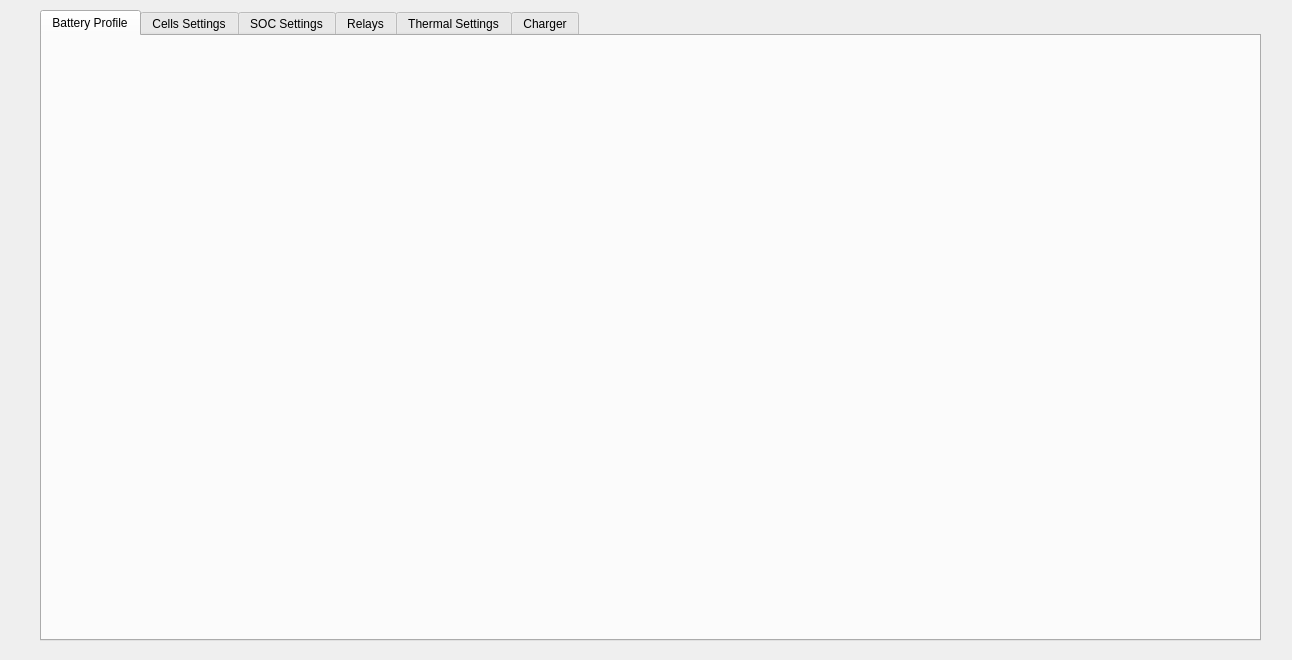
<?xml version="1.0" encoding="UTF-8"?>
<ui version="4.0">
 <class>Configure</class>
 <widget class="QWidget" name="Configure">
  <property name="geometry">
   <rect>
    <x>0</x>
    <y>0</y>
    <width>1292</width>
    <height>660</height>
   </rect>
  </property>
  <property name="windowTitle">
   <string>Form</string>
  </property>
  <widget class="QTabWidget" name="MaximumVoltageChargingSet">
   <property name="geometry">
    <rect>
     <x>40</x>
     <y>10</y>
     <width>1221</width>
     <height>631</height>
    </rect>
   </property>
   <property name="layoutDirection">
    <enum>Qt::LeftToRight</enum>
   </property>
   <property name="currentIndex">
    <number>0</number>
   </property>
   <property name="usesScrollButtons">
    <bool>true</bool>
   </property>
   <property name="documentMode">
    <bool>false</bool>
   </property>
   <property name="tabsClosable">
    <bool>false</bool>
   </property>
   <property name="movable">
    <bool>true</bool>
   </property>
   <widget class="QWidget" name="tab_2">
    <attribute name="title">
     <string>Battery Profile</string>
    </attribute>
   </widget>
   <widget class="QWidget" name="tab">
    <attribute name="title">
     <string>Cells Settings</string>
    </attribute>
    <widget class="QDoubleSpinBox" name="MaximumVoltageSet">
     <property name="geometry">
      <rect>
       <x>350</x>
       <y>140</y>
       <width>151</width>
       <height>61</height>
      </rect>
     </property>
     <property name="font">
      <font>
       <pointsize>20</pointsize>
      </font>
     </property>
     <property name="specialValueText">
      <string/>
     </property>
     <property name="maximum">
      <double>15.000000000000000</double>
     </property>
    </widget>
    <widget class="QDoubleSpinBox" name="MinimumVoltageSet">
     <property name="geometry">
      <rect>
       <x>350</x>
       <y>250</y>
       <width>151</width>
       <height>61</height>
      </rect>
     </property>
     <property name="font">
      <font>
       <pointsize>20</pointsize>
      </font>
     </property>
    </widget>
    <widget class="QDoubleSpinBox" name="doubleSpinBox_8">
     <property name="geometry">
      <rect>
       <x>350</x>
       <y>360</y>
       <width>151</width>
       <height>61</height>
      </rect>
     </property>
     <property name="font">
      <font>
       <pointsize>20</pointsize>
      </font>
     </property>
    </widget>
    <widget class="QDoubleSpinBox" name="doubleSpinBox_10">
     <property name="geometry">
      <rect>
       <x>960</x>
       <y>360</y>
       <width>151</width>
       <height>61</height>
      </rect>
     </property>
     <property name="font">
      <font>
       <pointsize>20</pointsize>
      </font>
     </property>
    </widget>
    <widget class="QDoubleSpinBox" name="StartBalOver">
     <property name="geometry">
      <rect>
       <x>960</x>
       <y>140</y>
       <width>151</width>
       <height>61</height>
      </rect>
     </property>
     <property name="font">
      <font>
       <pointsize>20</pointsize>
      </font>
     </property>
    </widget>
    <widget class="QDoubleSpinBox" name="MinimumVoltageSet_2">
     <property name="geometry">
      <rect>
       <x>960</x>
       <y>250</y>
       <width>151</width>
       <height>61</height>
      </rect>
     </property>
     <property name="font">
      <font>
       <pointsize>20</pointsize>
      </font>
     </property>
    </widget>
    <widget class="QLabel" name="label">
     <property name="geometry">
      <rect>
       <x>30</x>
       <y>130</y>
       <width>321</width>
       <height>71</height>
      </rect>
     </property>
     <property name="font">
      <font>
       <pointsize>18</pointsize>
      </font>
     </property>
     <property name="text">
      <string>Maximum Voltage</string>
     </property>
    </widget>
    <widget class="QLabel" name="label_2">
     <property name="geometry">
      <rect>
       <x>30</x>
       <y>240</y>
       <width>321</width>
       <height>71</height>
      </rect>
     </property>
     <property name="font">
      <font>
       <pointsize>18</pointsize>
      </font>
     </property>
     <property name="text">
      <string>Minimium Voltage</string>
     </property>
    </widget>
    <widget class="QLabel" name="label_3">
     <property name="geometry">
      <rect>
       <x>30</x>
       <y>350</y>
       <width>321</width>
       <height>71</height>
      </rect>
     </property>
     <property name="font">
      <font>
       <pointsize>18</pointsize>
      </font>
     </property>
     <property name="text">
      <string>Max Voltage in Charge</string>
     </property>
    </widget>
    <widget class="QLabel" name="label_4">
     <property name="geometry">
      <rect>
       <x>600</x>
       <y>240</y>
       <width>361</width>
       <height>71</height>
      </rect>
     </property>
     <property name="font">
      <font>
       <pointsize>14</pointsize>
      </font>
     </property>
     <property name="text">
      <string>Stop Balancing when are within</string>
     </property>
    </widget>
    <widget class="QLabel" name="label_5">
     <property name="geometry">
      <rect>
       <x>600</x>
       <y>350</y>
       <width>361</width>
       <height>71</height>
      </rect>
     </property>
     <property name="font">
      <font>
       <pointsize>18</pointsize>
      </font>
     </property>
     <property name="text">
      <string>Never Balancing Below</string>
     </property>
    </widget>
    <widget class="QLabel" name="label_6">
     <property name="geometry">
      <rect>
       <x>600</x>
       <y>130</y>
       <width>361</width>
       <height>71</height>
      </rect>
     </property>
     <property name="font">
      <font>
       <pointsize>18</pointsize>
      </font>
     </property>
     <property name="text">
      <string>Start Balancing Over</string>
     </property>
    </widget>
    <widget class="QLabel" name="label_7">
     <property name="geometry">
      <rect>
       <x>520</x>
       <y>140</y>
       <width>51</width>
       <height>41</height>
      </rect>
     </property>
     <property name="font">
      <font>
       <pointsize>20</pointsize>
      </font>
     </property>
     <property name="text">
      <string>[V]</string>
     </property>
    </widget>
    <widget class="QLabel" name="label_8">
     <property name="geometry">
      <rect>
       <x>520</x>
       <y>260</y>
       <width>51</width>
       <height>41</height>
      </rect>
     </property>
     <property name="font">
      <font>
       <pointsize>20</pointsize>
      </font>
     </property>
     <property name="text">
      <string>[V]</string>
     </property>
    </widget>
    <widget class="QLabel" name="label_9">
     <property name="geometry">
      <rect>
       <x>520</x>
       <y>370</y>
       <width>51</width>
       <height>41</height>
      </rect>
     </property>
     <property name="font">
      <font>
       <pointsize>20</pointsize>
      </font>
     </property>
     <property name="text">
      <string>[V]</string>
     </property>
    </widget>
    <widget class="QLabel" name="label_10">
     <property name="geometry">
      <rect>
       <x>1130</x>
       <y>160</y>
       <width>51</width>
       <height>41</height>
      </rect>
     </property>
     <property name="font">
      <font>
       <pointsize>20</pointsize>
      </font>
     </property>
     <property name="text">
      <string>[V]</string>
     </property>
    </widget>
    <widget class="QLabel" name="label_11">
     <property name="geometry">
      <rect>
       <x>1130</x>
       <y>270</y>
       <width>51</width>
       <height>41</height>
      </rect>
     </property>
     <property name="font">
      <font>
       <pointsize>20</pointsize>
      </font>
     </property>
     <property name="text">
      <string>[V]</string>
     </property>
    </widget>
    <widget class="QLabel" name="label_12">
     <property name="geometry">
      <rect>
       <x>1130</x>
       <y>380</y>
       <width>51</width>
       <height>41</height>
      </rect>
     </property>
     <property name="font">
      <font>
       <pointsize>20</pointsize>
      </font>
     </property>
     <property name="text">
      <string>[V]</string>
     </property>
    </widget>
   </widget>
   <widget class="QWidget" name="tab_6">
    <attribute name="title">
     <string>SOC Settings</string>
    </attribute>
   </widget>
   <widget class="QWidget" name="tab_4">
    <attribute name="title">
     <string>Relays</string>
    </attribute>
   </widget>
   <widget class="QWidget" name="tab_3">
    <attribute name="title">
     <string>Thermal Settings</string>
    </attribute>
    <widget class="QDoubleSpinBox" name="MinimumVoltageSet_3">
     <property name="geometry">
      <rect>
       <x>350</x>
       <y>270</y>
       <width>151</width>
       <height>61</height>
      </rect>
     </property>
     <property name="font">
      <font>
       <pointsize>20</pointsize>
      </font>
     </property>
    </widget>
    <widget class="QLabel" name="label_13">
     <property name="geometry">
      <rect>
       <x>1130</x>
       <y>400</y>
       <width>51</width>
       <height>41</height>
      </rect>
     </property>
     <property name="font">
      <font>
       <pointsize>20</pointsize>
      </font>
     </property>
     <property name="text">
      <string>[V]</string>
     </property>
    </widget>
    <widget class="QLabel" name="label_14">
     <property name="geometry">
      <rect>
       <x>30</x>
       <y>150</y>
       <width>321</width>
       <height>71</height>
      </rect>
     </property>
     <property name="font">
      <font>
       <pointsize>18</pointsize>
      </font>
     </property>
     <property name="text">
      <string>Maximum Temperature</string>
     </property>
    </widget>
    <widget class="QLabel" name="label_15">
     <property name="geometry">
      <rect>
       <x>1130</x>
       <y>290</y>
       <width>51</width>
       <height>41</height>
      </rect>
     </property>
     <property name="font">
      <font>
       <pointsize>20</pointsize>
      </font>
     </property>
     <property name="text">
      <string>[V]</string>
     </property>
    </widget>
    <widget class="QLabel" name="label_16">
     <property name="geometry">
      <rect>
       <x>30</x>
       <y>260</y>
       <width>321</width>
       <height>71</height>
      </rect>
     </property>
     <property name="font">
      <font>
       <pointsize>18</pointsize>
      </font>
     </property>
     <property name="text">
      <string>Minimium Voltage</string>
     </property>
    </widget>
    <widget class="QLabel" name="label_17">
     <property name="geometry">
      <rect>
       <x>1130</x>
       <y>180</y>
       <width>51</width>
       <height>41</height>
      </rect>
     </property>
     <property name="font">
      <font>
       <pointsize>20</pointsize>
      </font>
     </property>
     <property name="text">
      <string>[V]</string>
     </property>
    </widget>
    <widget class="QLabel" name="label_18">
     <property name="geometry">
      <rect>
       <x>520</x>
       <y>280</y>
       <width>51</width>
       <height>41</height>
      </rect>
     </property>
     <property name="font">
      <font>
       <pointsize>20</pointsize>
      </font>
     </property>
     <property name="text">
      <string>[V]</string>
     </property>
    </widget>
    <widget class="QLabel" name="label_19">
     <property name="geometry">
      <rect>
       <x>520</x>
       <y>390</y>
       <width>51</width>
       <height>41</height>
      </rect>
     </property>
     <property name="font">
      <font>
       <pointsize>20</pointsize>
      </font>
     </property>
     <property name="text">
      <string>[V]</string>
     </property>
    </widget>
    <widget class="QDoubleSpinBox" name="MinimumVoltageSet_4">
     <property name="geometry">
      <rect>
       <x>960</x>
       <y>270</y>
       <width>151</width>
       <height>61</height>
      </rect>
     </property>
     <property name="font">
      <font>
       <pointsize>20</pointsize>
      </font>
     </property>
    </widget>
    <widget class="QLabel" name="label_20">
     <property name="geometry">
      <rect>
       <x>600</x>
       <y>260</y>
       <width>361</width>
       <height>71</height>
      </rect>
     </property>
     <property name="font">
      <font>
       <pointsize>14</pointsize>
      </font>
     </property>
     <property name="text">
      <string>Stop Balancing when are within</string>
     </property>
    </widget>
    <widget class="QLabel" name="label_21">
     <property name="geometry">
      <rect>
       <x>30</x>
       <y>370</y>
       <width>321</width>
       <height>71</height>
      </rect>
     </property>
     <property name="font">
      <font>
       <pointsize>18</pointsize>
      </font>
     </property>
     <property name="text">
      <string>Max Voltage in Charge</string>
     </property>
    </widget>
    <widget class="QLabel" name="label_22">
     <property name="geometry">
      <rect>
       <x>520</x>
       <y>160</y>
       <width>61</width>
       <height>51</height>
      </rect>
     </property>
     <property name="font">
      <font>
       <pointsize>20</pointsize>
      </font>
     </property>
     <property name="text">
      <string>[C°]</string>
     </property>
    </widget>
    <widget class="QLabel" name="label_23">
     <property name="geometry">
      <rect>
       <x>600</x>
       <y>370</y>
       <width>361</width>
       <height>71</height>
      </rect>
     </property>
     <property name="font">
      <font>
       <pointsize>18</pointsize>
      </font>
     </property>
     <property name="text">
      <string>Never Balancing Below</string>
     </property>
    </widget>
    <widget class="QDoubleSpinBox" name="doubleSpinBox_11">
     <property name="geometry">
      <rect>
       <x>960</x>
       <y>380</y>
       <width>151</width>
       <height>61</height>
      </rect>
     </property>
     <property name="font">
      <font>
       <pointsize>20</pointsize>
      </font>
     </property>
    </widget>
    <widget class="QDoubleSpinBox" name="doubleSpinBox_9">
     <property name="geometry">
      <rect>
       <x>350</x>
       <y>380</y>
       <width>151</width>
       <height>61</height>
      </rect>
     </property>
     <property name="font">
      <font>
       <pointsize>20</pointsize>
      </font>
     </property>
    </widget>
    <widget class="QLabel" name="label_24">
     <property name="geometry">
      <rect>
       <x>600</x>
       <y>150</y>
       <width>361</width>
       <height>71</height>
      </rect>
     </property>
     <property name="font">
      <font>
       <pointsize>18</pointsize>
      </font>
     </property>
     <property name="text">
      <string>Start Balancing Over</string>
     </property>
    </widget>
    <widget class="QDoubleSpinBox" name="StartBalOver_2">
     <property name="geometry">
      <rect>
       <x>960</x>
       <y>160</y>
       <width>151</width>
       <height>61</height>
      </rect>
     </property>
     <property name="font">
      <font>
       <pointsize>20</pointsize>
      </font>
     </property>
    </widget>
    <widget class="QDoubleSpinBox" name="MaximumVoltageSet_2">
     <property name="geometry">
      <rect>
       <x>350</x>
       <y>160</y>
       <width>151</width>
       <height>61</height>
      </rect>
     </property>
     <property name="font">
      <font>
       <pointsize>20</pointsize>
      </font>
     </property>
     <property name="specialValueText">
      <string/>
     </property>
     <property name="maximum">
      <double>15.000000000000000</double>
     </property>
    </widget>
   </widget>
   <widget class="QWidget" name="tab_5">
    <attribute name="title">
     <string>Charger</string>
    </attribute>
   </widget>
  </widget>
 </widget>
 <resources/>
 <connections/>
</ui>
